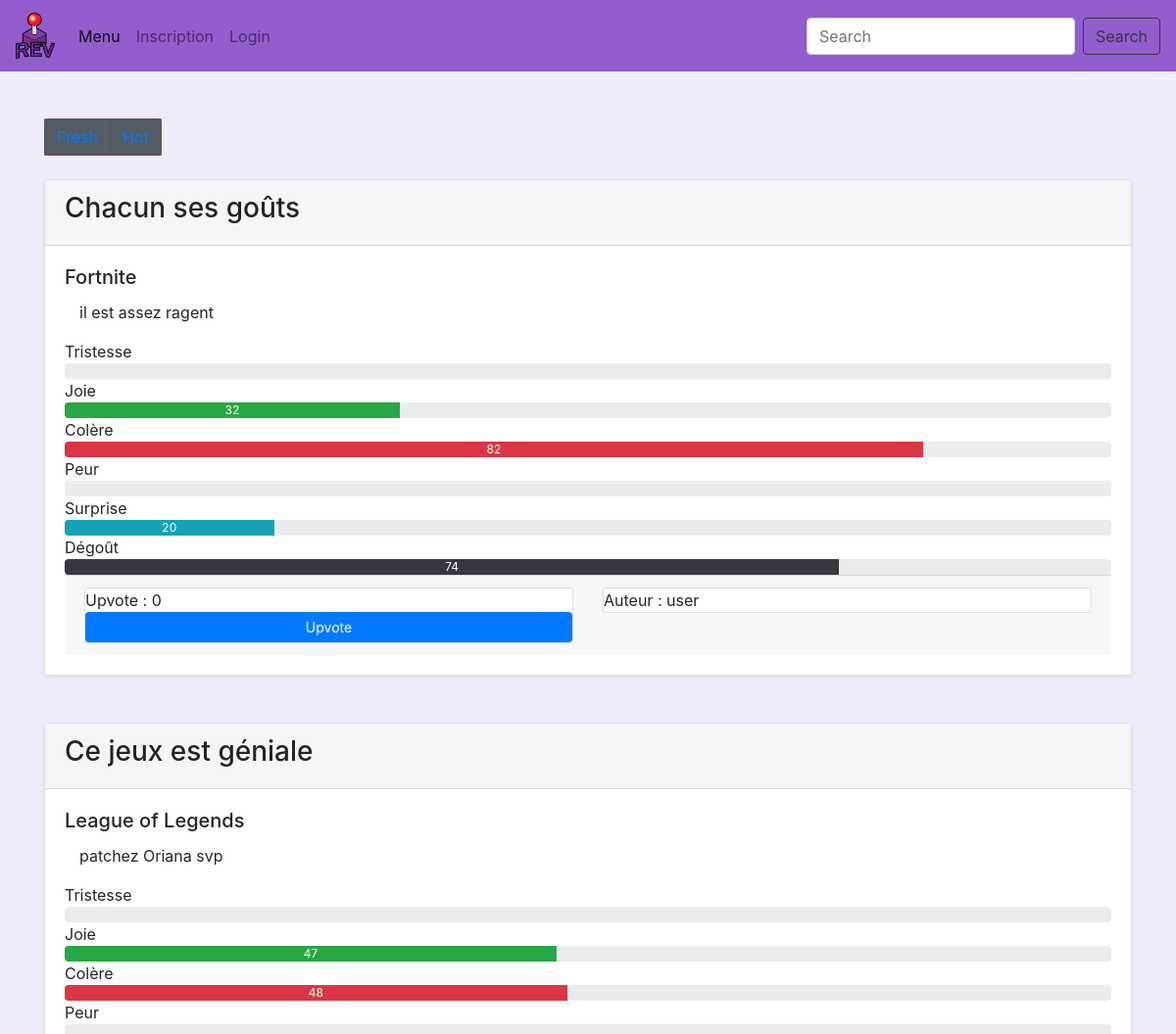
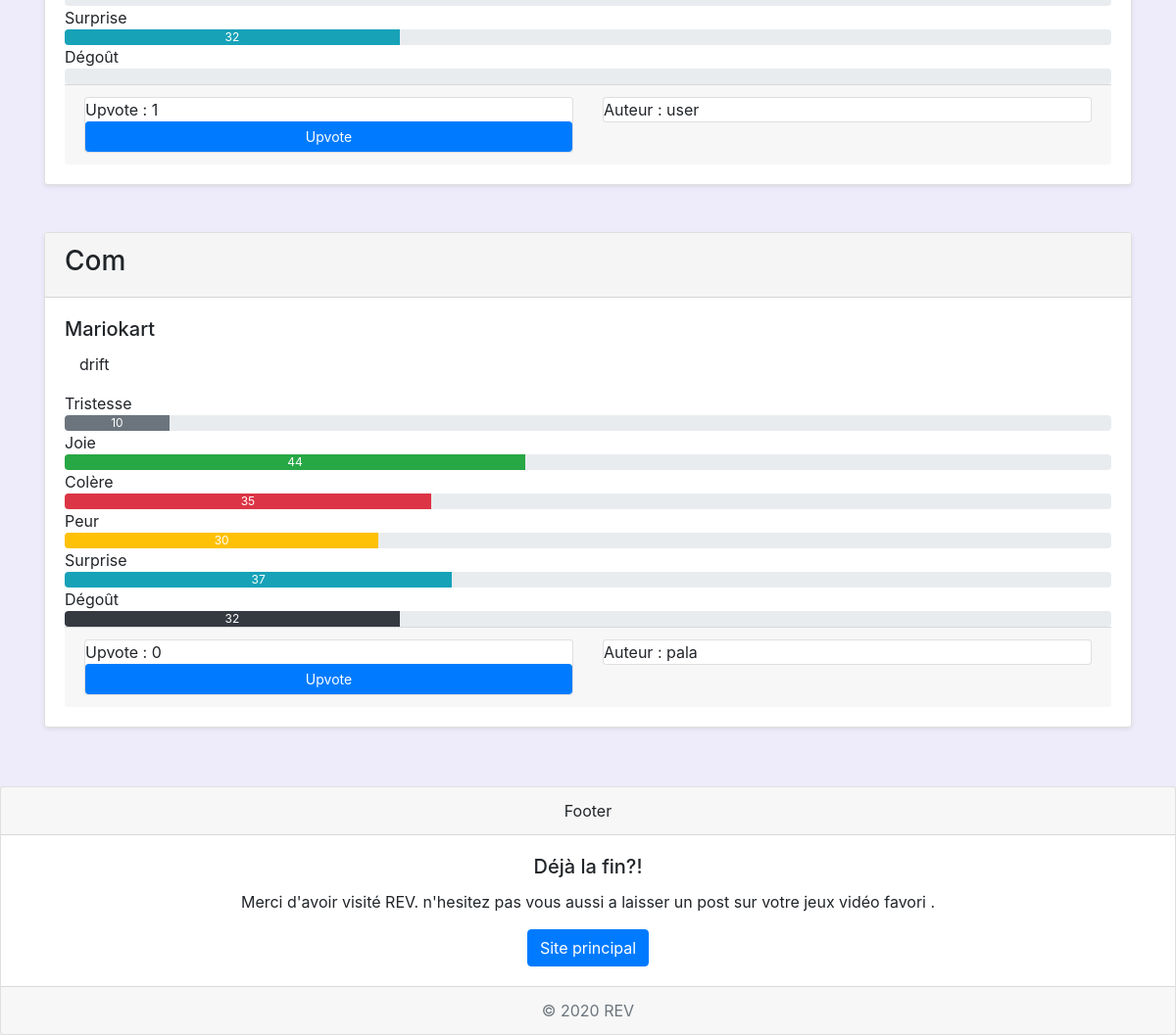
Page /index.php?controller=post&action=readAllFresh on the committed database (2 pictures, top to bottom).
### tables this page shows
CREATE TABLE `_S3_Post` (
  `id` int(11) NOT NULL,
  `auteur_id` varchar(50) NOT NULL,
  `date_publication` timestamp NOT NULL DEFAULT CURRENT_TIMESTAMP,
  `contenu` longtext NOT NULL,
  `jeu_id` int(11) NOT NULL,
  `titre` varchar(40) NOT NULL,
  `emotion_id` int(11) NOT NULL,
  `nbUpvote` int(11) NOT NULL
);

CREATE TABLE `_S3_Jeu` (
  `id` int(11) NOT NULL,
  `titre` varchar(40) NOT NULL,
  `nbPost` int(11) NOT NULL,
  `nonce` varchar(4) NOT NULL
);

CREATE TABLE `_S3_Emotions` (
  `id` int(11) NOT NULL,
  `tristesse` int(11) NOT NULL,
  `joie` int(11) NOT NULL,
  `colere` int(11) NOT NULL,
  `peur` int(11) NOT NULL,
  `surprise` int(11) NOT NULL,
  `degout` int(11) NOT NULL
);

### controller/ControllerPost.php (called while the page is built, shortened)
<?php
require_once File::build_path(array('model','ModelPost.php'));
class ControllerPost{
     public static function readAllFresh(){
        $tab_post = ModelPost::getAlPost(1);
        require_once File::build_path(array('view', 'view.php'));
    }
}
?>

### index.php (called while the page is built, shortened)
<?php
require_once File::build_path(array('controller','routeur.php'));

### model/ModelPost.php (called while the page is built, shortened)
<?php
	class ModelPost
	{
		private $auteur_id;
		private $contenu;
		private $jeu_id;
		private $titre;
		private $emotion_id;
		private $nbUpvote;
	    public function getAuteur_id() {
	        return $this->auteur_id;
	    }
	    public function getContenu() {
	        return $this->contenu;
	    }
	    public function getJeu_id() {
	        return $this->jeu_id;
	    }
	    public function getTitre() {
	        return $this->titre;
	    }
	    public function getEmotion_id() {
	        return $this->emotion_id;
	    }
	    public function getnbUpvote() {
	        return $this->nbUpvote;
	    }
public static function getAlPost($pref){
      if($pref==1){
        $satement = "SELECT * FROM _S3_Post ORDER BY date_publication DESC ";
      }
      else if($pref==2){
        $satement = "SELECT * FROM _S3_Post ORDER BY nbUpvote DESC";
      }
      $rep = Model::$pdo -> query($satement);
      $rep->setFetchMode(PDO::FETCH_CLASS, 'ModelPost');
      $tab_post = $rep->fetchAll();
      return $tab_post;
    }
	}
?>

### model/ModelJeu.php (called while the page is built, shortened)
<?php
	class ModelJeu
	{
		private $titre;
	    public function getTitre() {
	        return $this->titre;
	    }
    public static function getJeuById($id) {
      $sql = "SELECT * from _S3_Jeu WHERE id=:nom_tag";
      $req_prep = Model::$pdo->prepare($sql);
      $values = array(
          "nom_tag" => $id,
      );
      $req_prep->execute($values);
      $req_prep->setFetchMode(PDO::FETCH_CLASS, 'ModelJeu');
      $tab_jeu = $req_prep->fetchAll();
      return $tab_jeu[0];
    }
	}
?>

### model/ModelEmotions.php (called while the page is built, shortened)
<?php
	class ModelEmotions
	{
		private $tristesse;
		private $joie;
		private $colere;
		private $peur;
		private $surprise;
		private $degout;
	    public function getTristesse() {
	        return $this->tristesse;
	    }
	    public function getJoie() {
	        return $this->joie;
	    }
	    public function getColere() {
	        return $this->colere;
	    }
	    public function getPeur() {
	        return $this->peur;
	    }
	     public function getSurprise() {
	        return $this->surprise;
	    }
	    public function getDegout() {
	        return $this->degout;
	    }
    public static function getEmotionById($id) {
      $sql = "SELECT * from _S3_Emotions WHERE id=:nom_tag";
      $req_prep = Model::$pdo->prepare($sql);
      $values = array(
          "nom_tag" => $id,
      );
      $req_prep->execute($values);
      $req_prep->setFetchMode(PDO::FETCH_CLASS, 'ModelEmotions');
      $tab_em = $req_prep->fetchAll();
      return $tab_em[0];
    }
	}
?>

### view/post/list.php (the view, shortened to what this page needs)
<?php
	require_once File::build_path(array('model', 'ModelJeu.php'));
	require_once File::build_path(array('model', 'ModelEmotions.php'));
			echo ("<div class=\"btn-group btn-group-toggle\" id=\"reload\" data-toggle=\"buttons\">");
    			echo("<label class=\"btn btn-secondary active\"><input type=\"radio\" name=\"options\" id=\"option1\" checked> <a href=\"index.php?controller=post&action=readAllFresh\">Fresh</a>  </label>");
   			echo("<label class=\"btn btn-secondary active\"><input type=\"radio\" name=\"options\" id=\"option1\" checked> <a href=\"index.php?controller=post&action=readAllHot\">Hot</a>  </label>");
   			echo "</div> <br><br>";
    foreach ($tab_post as $p){
		    $id=$p -> getId();
			$auteur_id=$p -> getAuteur_id();
			$contenu=$p -> getContenu();
			$jeu_id=$p -> getJeu_id();
			$titre=$p -> getTitre();
			$emotion_id=$p -> getEmotion_id();
			$nbUpvote=$p -> getnbUpvote();
			$jeu=ModelJeu::getJeuById($jeu_id);
			$titre_jeu=$jeu->getTitre();
			$emotion=ModelEmotions::getEmotionById($emotion_id);
			$tristesse=$emotion->getTristesse();
			$joie=$emotion->getJoie();
			$colere=$emotion->getColere();
			$peur=$emotion->getPeur();
			$surprise=$emotion->getSurprise();
			$degout=$emotion->getDegout();
			echo ("<div class=\"shadow-sm p-0 mb-5 rounded\" id=\"post\">");
			echo ("<div class=\"card\"> <div class=\"card-header\" id=\"titre\"><h3>".ucfirst(htmlspecialchars($titre))."</h3></div>");
			echo("<div class=\"card-body\"> <h5 class=\"card-title\">".htmlspecialchars($titre_jeu)."</h5>
				<p class=\"container\">".htmlspecialchars($contenu)."</p>
				<div>Tristesse<br>
				<div class=\"progress\">
					<div class=\"progress-bar bg-secondary\" role=\"progressbar\" style=\"width:".htmlspecialchars($tristesse)."%;\" aria-valuenow=\"".htmlspecialchars($tristesse)."\" aria-valuemin=\"0\" aria-valuemax=\"100\">".htmlspecialchars($tristesse)."</div>
				</div>
				</div>
				<div>Joie<br>
				<div class=\"progress\">
					<div class=\"progress-bar bg-success\" role=\"progressbar\" style=\"width: ".htmlspecialchars($joie)."%;\" aria-valuenow=\"".htmlspecialchars($joie)."\" aria-valuemin=\"0\" aria-valuemax=\"100\">".htmlspecialchars($joie)."</div>
				</div>
				</div>
				<div>Colère<br>
				<div class=\"progress\">
					<div class=\"progress-bar bg-danger\" role=\"progressbar\" style=\"width: ".htmlspecialchars($colere)."%;\" aria-valuenow=\"".htmlspecialchars($colere)."\" aria-valuemin=\"0\" aria-valuemax=\"100\">".htmlspecialchars($colere)."</div>
				</div>
				</div>
				<div>Peur<br>
				<div class=\"progress\">
					<div class=\"progress-bar bg-warning\" role=\"progressbar\" style=\"width: ".htmlspecialchars($peur)."%;\" aria-valuenow=\"".htmlspecialchars($peur)."\" aria-valuemin=\"0\" aria-valuemax=\"100\">".htmlspecialchars($peur)."</div>
				</div>
				</div>
				<div>Surprise<br>
				<div class=\"progress\">
					<div class=\"progress-bar bg-info\" role=\"progressbar\" style=\"width: ".htmlspecialchars($surprise)."%;\" aria-valuenow=\"".htmlspecialchars($surprise)."\" aria-valuemin=\"0\" aria-valuemax=\"100\">".htmlspecialchars($surprise)."</div>
				</div>
				</div>
				<div>Dégoût<br>
				<div class=\"progress\">
					<div class=\"progress-bar bg-dark\" role=\"progressbar\" style=\"width: ".htmlspecialchars($degout)."%;\" aria-valuenow=\"".htmlspecialchars($degout)."\" aria-valuemin=\"0\" aria-valuemax=\"100\">".htmlspecialchars($degout)."</div>
				</div>
				</div>
				");
			echo("<div class=\"card-footer\">");
			echo("<div class=\"row\"><div class=\"col-sm-6\"> <div class=\"card\"><span id=\"upvote$id\">Upvote : ".htmlspecialchars($nbUpvote)."</span><button type=\"button\" name=\"btn\" class=\"btn btn-primary btn-sm\" data-toggle=\"button\" aria-pressed=\"false\" id=\"$id\">Upvote</button></div></div>");
			echo("<div class=\"col-sm-6\"> <div class=\"card\">Auteur : ".htmlspecialchars($auteur_id)."</div></div></div>");
			echo("</div></div></div></div>");
	    }
?>

### view/style.css (style rules this page uses)
body { background-color: #EEECFA; }
#post { background-color:white; }
#titre { background-color:whitesmoke; }
#reload { background-color: #935DCD ; }

### rows in the picture
_s3_post: titre "Chacun ses goûts", jeu.titre "Fortnite", contenu "il est assez ragent", emotion.joie "32", emotion.colere "82", emotion.surprise "20", emotion.degout "74", nbUpvote "0", auteur "user"
_s3_post: titre "Ce jeux est géniale", jeu.titre "League of Legends", contenu "patchez Oriana svp", emotion.joie "47", emotion.colere "48", emotion.surprise "32", nbUpvote "1", auteur "user"
_s3_post: titre "Com", jeu.titre "Mariokart", contenu "drift", emotion.tristesse "10", emotion.joie "44", emotion.colere "35", emotion.peur "30", emotion.surprise "37", emotion.degout "32", nbUpvote "0", auteur "pala"
